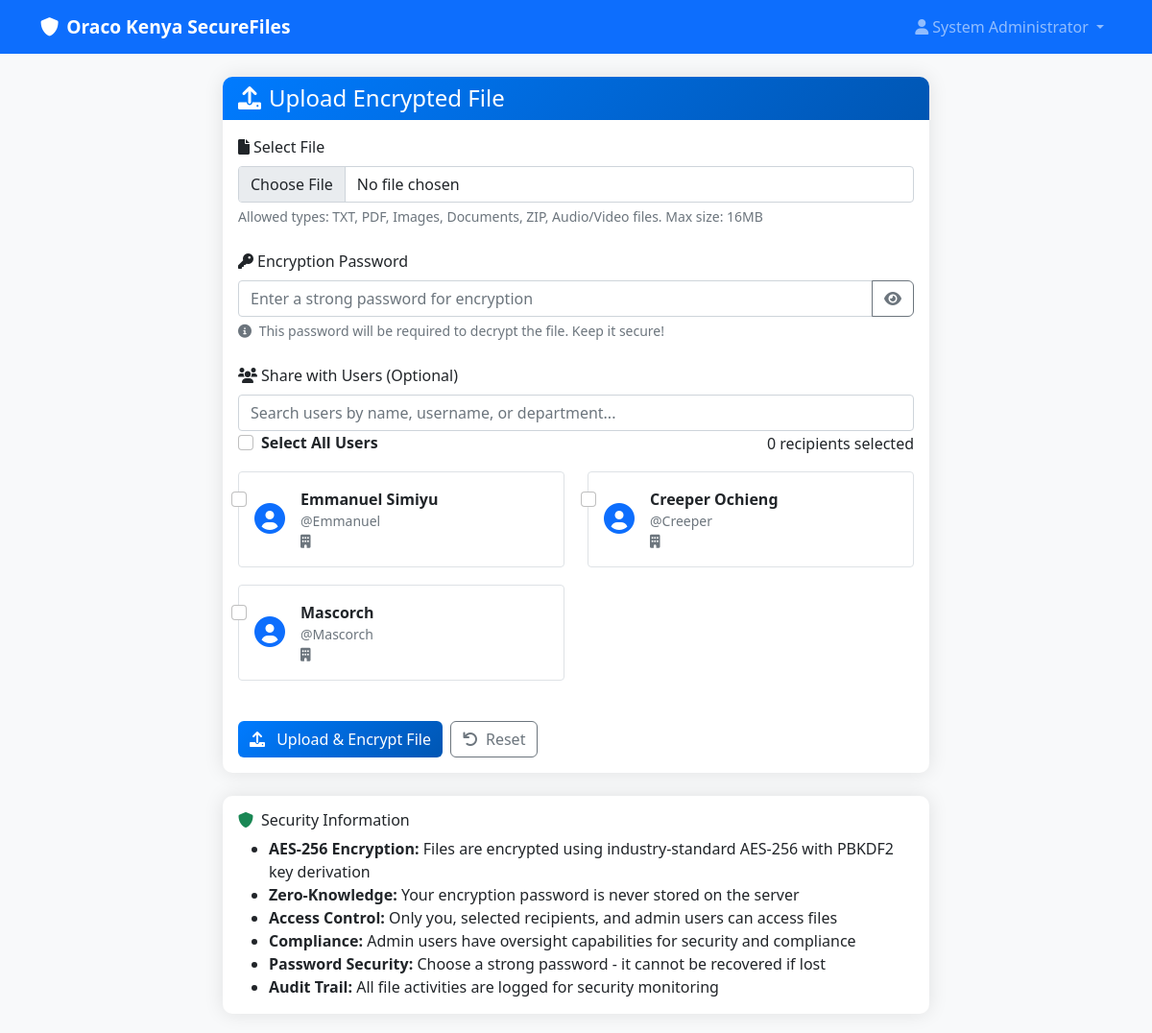
Before: /upload (signed in) with the older database file.
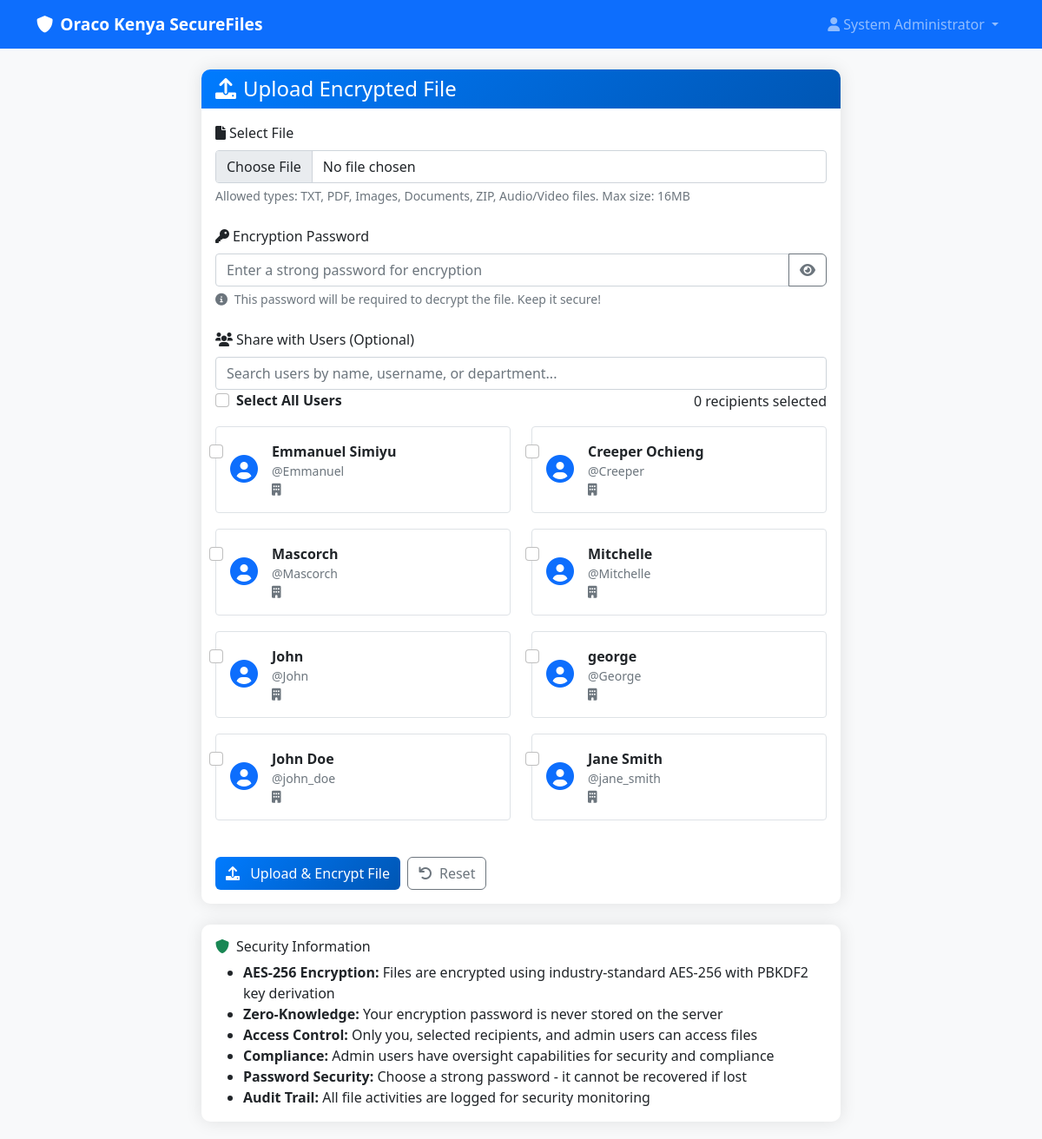
After: the same page with the newer database file.
### tables this page shows
CREATE TABLE users (
        id INTEGER PRIMARY KEY AUTOINCREMENT,
        username TEXT UNIQUE NOT NULL,
        email TEXT UNIQUE NOT NULL,
        password_hash TEXT NOT NULL,
        full_name TEXT NOT NULL,
        department TEXT NOT NULL,
        role TEXT DEFAULT 'user',
        is_active INTEGER DEFAULT 1,
        created_at TIMESTAMP DEFAULT CURRENT_TIMESTAMP,
        last_login TIMESTAMP,
        reset_token TEXT,
        reset_token_expires TIMESTAMP
    );

### main.py (the view)
    def decorated_function(*args, **kwargs):
        if 'user_id' not in session:
            return redirect(url_for('login'))
        return f(*args, **kwargs)

### main.py (called while the page is built, shortened)
def require_login(f):
    def decorated_function(*args, **kwargs):
        if 'user_id' not in session:
            return redirect(url_for('login'))
        return f(*args, **kwargs)
    decorated_function.__name__ = f.__name__
    return decorated_function

@app.route('/upload', methods=['GET', 'POST'])
@require_login
def upload_file():
    conn = sqlite3.connect('oraco_system.db')
    c = conn.cursor()
    c.execute('SELECT id, username, full_name FROM users WHERE is_active = 1 AND id != ?',
             (session['user_id'],))
    users = c.fetchall()
    conn.close()
    return render_template('upload.html', users=users)

### templates/upload.html (shortened to what the changed rows need)
{% extends "base.html" %}
{% block content %}
<div class="row justify-content-center">
    <div class="col-md-8">
        <div class="card">
            <div class="card-body">
                {% if is_sharing %}
                <form method="POST" action="{{ url_for('share_file', file_id=file_id) }}">
                {% else %}
                <form method="POST" action="{{ url_for('upload_file') }}" enctype="multipart/form-data">
                {% endif %}
                    <div class="mb-4">
                        {% if users %}
                        <div class="recipient-selection-container">
                            <div class="row">
                                {% for user in users %}
                                <div class="col-md-6 mb-3">
                                    <div class="form-check user-selection-card p-3 border rounded">
                                        <input class="form-check-input user-checkbox" type="checkbox"
                                               name="shared_with" value="{{ user[0] }}" id="user{{ user[0] }}"
                                               {% if is_sharing and user[0]|string in current_shares %}checked{% endif %}>
                                        <label class="form-check-label w-100" for="user{{ user[0] }}">
                                            <div class="d-flex align-items-center">
                                                <div class="me-3">
                                                    <div class="user-avatar">
                                                        <i class="fas fa-user-circle fa-2x text-primary"></i>
                                                    </div>
                                                </div>
                                                <div class="flex-grow-1">
                                                    <div class="fw-bold text-dark">{{ user[2] }}</div>
                                                    <div class="text-muted small">@{{ user[1] }}</div>
                                                    <div class="text-muted small">
                                                        <i class="fas fa-building me-1"></i>{{ user[3] }}
                                                    </div>
                                                </div>
                                            </div>
                                        </label>
                                    </div>
                                </div>
                                {% endfor %}
                            </div>
                        </div>
                        {% else %}
                        <div class="alert alert-info">
                            <i class="fas fa-info-circle me-2"></i>
                            No other users available for sharing. Contact your administrator to add more users to the system.
                        </div>
                        {% endif %}
                    </div>
                </form>
            </div>
        </div>
    </div>
</div>
{% endblock %}

Changed rows visible on the page:
added users: full_name "Mitchelle", username "Mitchelle"
added users: full_name "John", username "John"
added users: full_name "george", username "George"
added users: full_name "John Doe", username "john_doe"
added users: full_name "Jane Smith", username "jane_smith"
